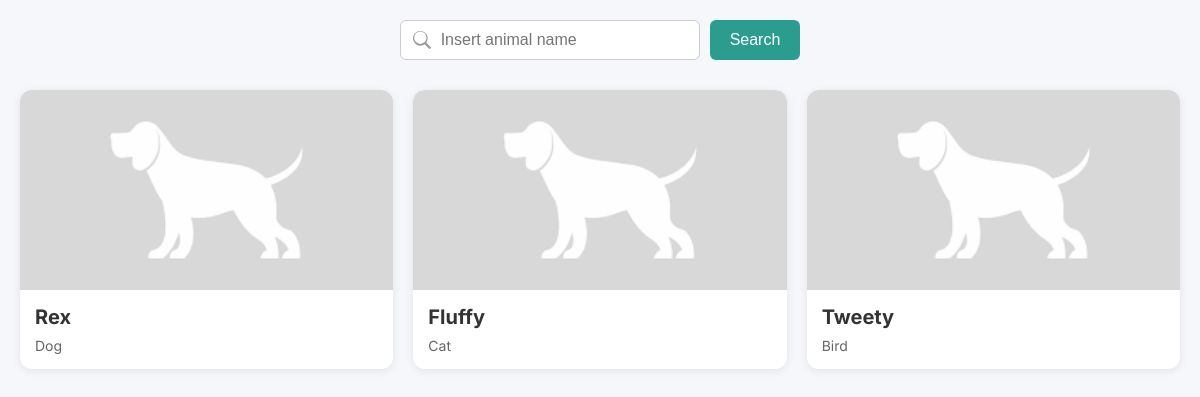
Before: / with the older database file.
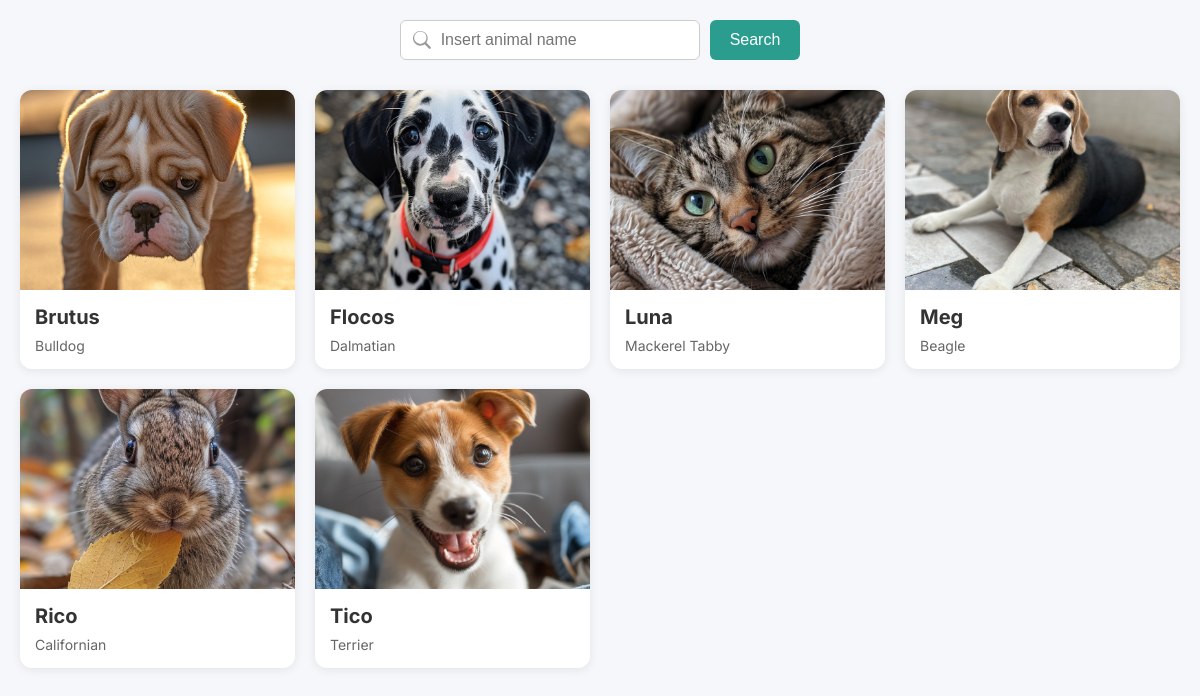
After: the same page with the newer database file.
### tables this page shows
CREATE TABLE animal (
    id_animal INT,
    name_animal VARCHAR(100),
    id_species INT,
    CONSTRAINT pk_animal PRIMARY KEY (id_animal),
    CONSTRAINT fk_animal_species FOREIGN KEY (id_species) REFERENCES species (id_species)
);

CREATE TABLE species (
    id_species INT,
    name_species VARCHAR(50),
    CONSTRAINT pk_species PRIMARY KEY (id_species)
);

### classes/controllers/AnimalController.php (called while the page is built, shortened)
<?php
class AnimalController
{
    public function List()
    {
        $hostname = "localhost";
        $username = "root";
        $password = "";
        $dbname = "veterinary_record";
        $animals = [];
        try {
            $pdo = new PDO("mysql:host=$hostname;dbname=$dbname", $username, $password);
            $pdo->setAttribute(PDO::ATTR_ERRMODE, PDO::ERRMODE_EXCEPTION);
            $stmt = $pdo->prepare("
                SELECT
                    a.id_animal,
                    a.name_animal,
                    s.id_species,
                    s.name_species
                FROM animal a
                JOIN species s ON a.id_species = s.id_species
            ");
            $stmt->execute();
            while ($row = $stmt->fetch(PDO::FETCH_ASSOC)) {
                $specieCode = $row['id_species'];
                $specieName = $row['name_species'];
                $species = new Species($specieCode, $specieName);
                $animalCode = $row['id_animal'];
                $animalName = $row['name_animal'];
                $animal = new Animal($animalCode, $animalName, $species);
                array_push($animals, $animal);
            }
        } catch (PDOException $e) {
            echo "Error: " . $e->getMessage();
        }
        return $animals;
    }
}

### config.php (called while the page is built, shortened)
<?php
spl_autoload_register(function ($className) {
    $classesFolder = 'classes/';
    $possibleFolderPaths = [
        $classesFolder,
        $classesFolder . 'models/',
        $classesFolder . 'controllers/',
        $classesFolder . 'views/',
    ];
    foreach ($possibleFolderPaths as $folderPath) {
        $fileName = $folderPath . $className . '.php';
        if (file_exists($fileName)) {
            break;
        }
    }
});

### classes/models/Animal.php (called while the page is built, shortened)
<?php
class Animal
{
    public function __construct($code = null, $name = null, ?Species $species = null)
    {
        $this->Name = $name;
        if ($species !== null) {
            $this->Species = $species;
        } else {
            $this->Species = new Species();
        }
    }
}

### classes/models/Species.php (called while the page is built, shortened)
<?php
class Species
{
    public function __construct($code = null, $name = null)
    {
        $this->Name = $name;
    }
}

### classes/views/AnimalView.php (the view)
<?php
class AnimalView
{
    public function RenderAnimals()
    {
        $AnimalController = new AnimalController();
        $animals = $AnimalController->List();
        for ($i = 0; $i < count($animals); $i++) {
            $animalName = $animals[$i]->Name;
            $speciesName = $animals[$i]->Species->Name;
            $imagePath = "images/{$animalName}.png";
            if (!file_exists($imagePath)) {
                $imagePath = "images/placeholder.png";
            }
            echo "<div class='animalCard'>
                    <a href='treatment.php'>
                        <img src='{$imagePath}' alt='{$animalName}'>
                        <div>
                            <h1>{$animalName}</h1>
                            <p>{$speciesName}</p>
                        </div>
                    </a>
                </div>";
        }
    }
}

### index.php (shortened to what this page needs)
<?php
require_once 'config.php';
?>
<!DOCTYPE html>
<html lang="en">
<head>
    <link rel="stylesheet" href="css/style.css">
</head>
<body>
    <section id="search">
        <input type="text" placeholder="Insert animal name">
        <button>Search</button>
    </section>
    <section id="records">
        <?php
        $animalView = new AnimalView();
        $animalView->RenderAnimals();
        ?>
    </section>
</body>
</html>

### css/style.css (style rules this page uses)
* { margin: 0; padding: 0; box-sizing: border-box; }
body { font-family: "Inter", sans-serif; background-color: #f5f7fa; color: #333; padding: 20px; }
#search { display: flex; justify-content: center; margin-bottom: 30px; gap: 10px; flex-wrap: wrap; }
#search input { padding: 10px 15px 10px 40px; width: 300px; border: 1px solid #ccc; border-radius: 6px; font-size: 16px; background-color: white; background-repeat: no-repeat; background-position: 12px center; background-size: 18px; transition: border-color 0.3s, box-shadow 0.3s; }
#search button { padding: 10px 20px; background-color: #2a9d8f; border: none; color: white; font-size: 16px; border-radius: 6px; cursor: pointer; transition: background-color 0.3s; }
#records { display: grid; grid-template-columns: repeat(auto-fit, minmax(250px, 1fr)); gap: 20px; }
.animalCard { background-color: white; border-radius: 12px; box-shadow: 0 2px 10px rgba(0, 0, 0, 0.08); overflow: hidden; transition: transform 0.2s, box-shadow 0.2s; }
.animalCard a { text-decoration: none; color: inherit; display: flex; flex-direction: column; height: 100%; }
.animalCard img { width: 100%; height: 200px; object-fit: cover; }
.animalCard div { padding: 15px; }
.animalCard h1 { font-size: 20px; margin-bottom: 8px; }
.animalCard p { font-size: 14px; color: #666; }

Changed rows visible on the page:
changed animal: name_animal: picture added in place of a placeholder; name_animal "Rex" → "Brutus"; id_species.name_species "Dog" → "Bulldog"
changed animal: name_animal: picture added in place of a placeholder; name_animal "Fluffy" → "Flocos"; id_species.name_species "Cat" → "Dalmatian"
changed animal: name_animal: picture added in place of a placeholder; name_animal "Tweety" → "Luna"; id_species.name_species "Bird" → "Mackerel Tabby"
added animal: shows a picture, name_animal "Meg", id_species.name_species "Beagle"
added animal: name_animal (picture), name_animal "Rico", id_species.name_species "Californian"
added animal: name_animal (picture), name_animal "Tico", id_species.name_species "Terrier"
